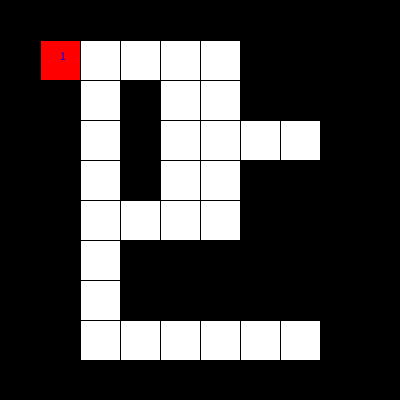
Frame 1 (no input)
Frame 60 (the mouse pressed at the canvas centre just before this capture): identical to frame 1, image omitted
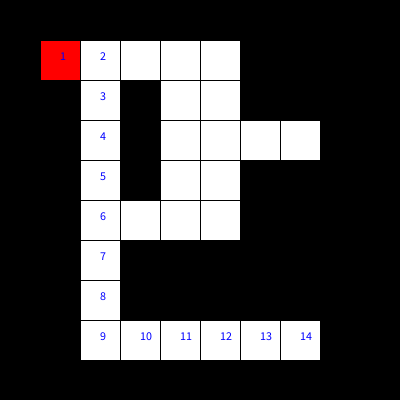
Frame 120 (the mouse held since frame 60 and released just before this capture)

The Processing sketch that drew these frames (run headless with seeded random() and noise(); from frame 60 on, the mouse is pressed at the canvas centre):

// Processing sketch: week15_8_maze_DFS_boolean_true_false_ok
// ── week15_8_maze_DFS_boolean_true_false_ok.pde
// week15_8_maze_DFS_boolean_true_false_ok
int [][] maze = {
  {1,1,1,1,1,1,1,1,1,1},
  {1,0,0,0,0,0,1,1,1,1},
  {1,1,0,1,0,0,1,1,1,1},
  {1,1,0,1,0,0,0,0,1,1},
  {1,1,0,1,0,0,1,1,1,1},
  {1,1,0,0,0,0,1,1,1,1},
  {1,1,0,1,1,1,1,1,1,1},
  {1,1,0,1,1,1,1,1,1,1},
  {1,1,0,0,0,0,0,0,1,1},
  {1,1,1,1,1,1,1,1,1,1},
};
int [][] visited = new int [10][10];
int startI = 1, startJ = 1, I=1, J=1, step=1;
void setup(){
  size(400,400);
  visited[I][J] = step;
}
void draw(){
  for(int i=0; i<maze.length; i++){
    for(int j=0; j<maze[0].length; j++){
      if(maze[i][j]==1) fill(0);
      else fill(255);
      rect(j*40, i*40, 40, 40);
    }
  }
  fill(255,0,0);
  rect(startJ*40, startI*40, 40, 40);
  for(int i=0; i<maze.length; i++){
    for(int j=0; j<maze[0].length; j++){
      if(visited[i][j]>0){
        fill(0,0,255);
        text(""+visited[i][j], j*40+20, i*40+20);
      }
    }
  }
}
boolean DFS(int i, int j, int s){
  if(i==8 && j==8) return true; //走到目的地
  if(maze[i][j]==1) return false; //擋住，不能走
  if(visited[i][j] > 0) return false; //走過，不要再走
  visited[i][j] = s; //現插旗子，表示走到這裡
  if(DFS(i+1, j, s+1)) return true;
  if(DFS(i-1, j, s+1)) return true;
  if(DFS(i, j+1, s+1)) return true;
  if(DFS(i, j-1, s+1)) return true;
  visited[i][j] = 0;
  return false;
}
void mousePressed(){ //按下mouse會往右走 or往下走
  visited[1][1] = 0;
  DFS(1,1,1);
}
